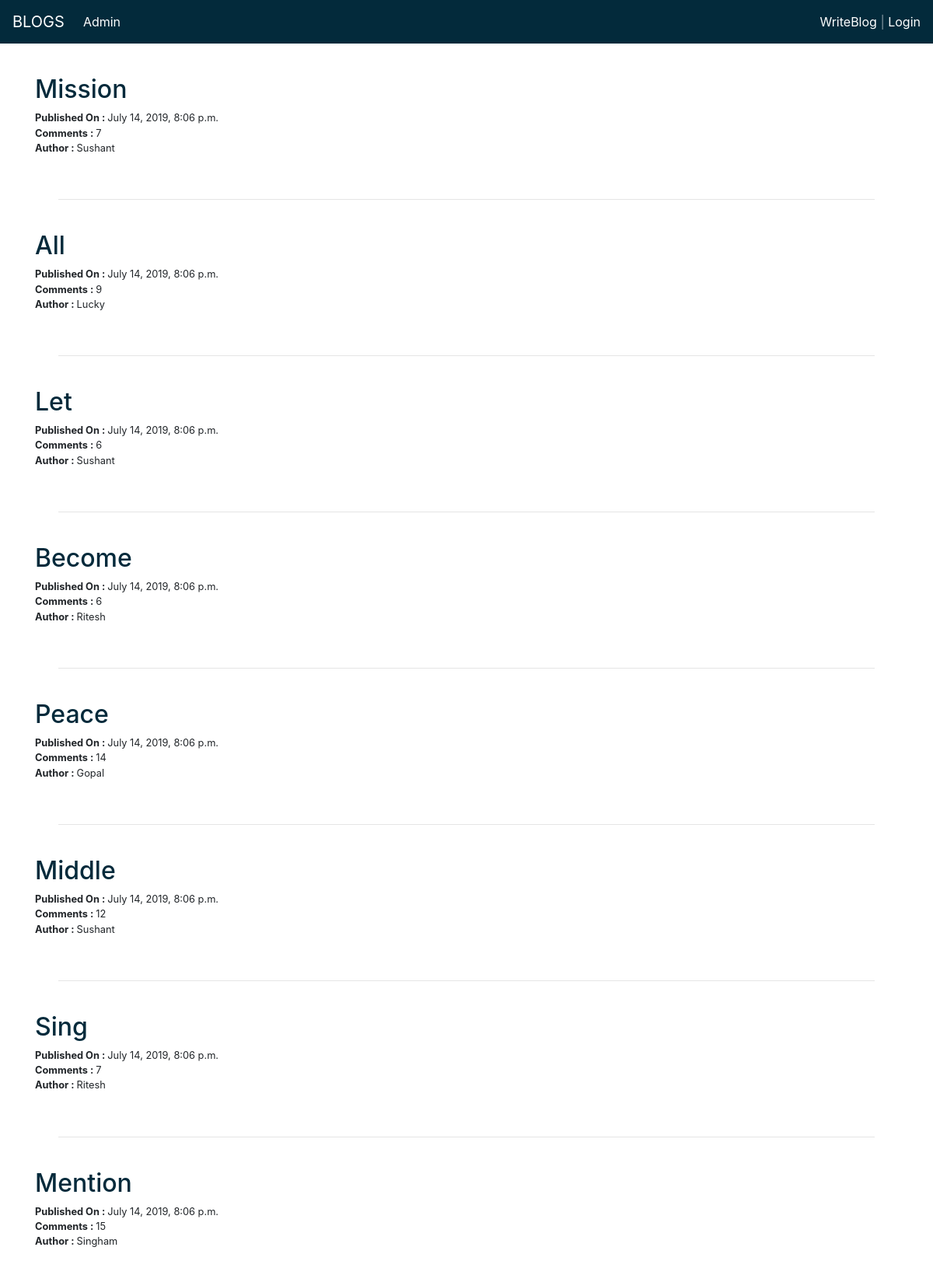
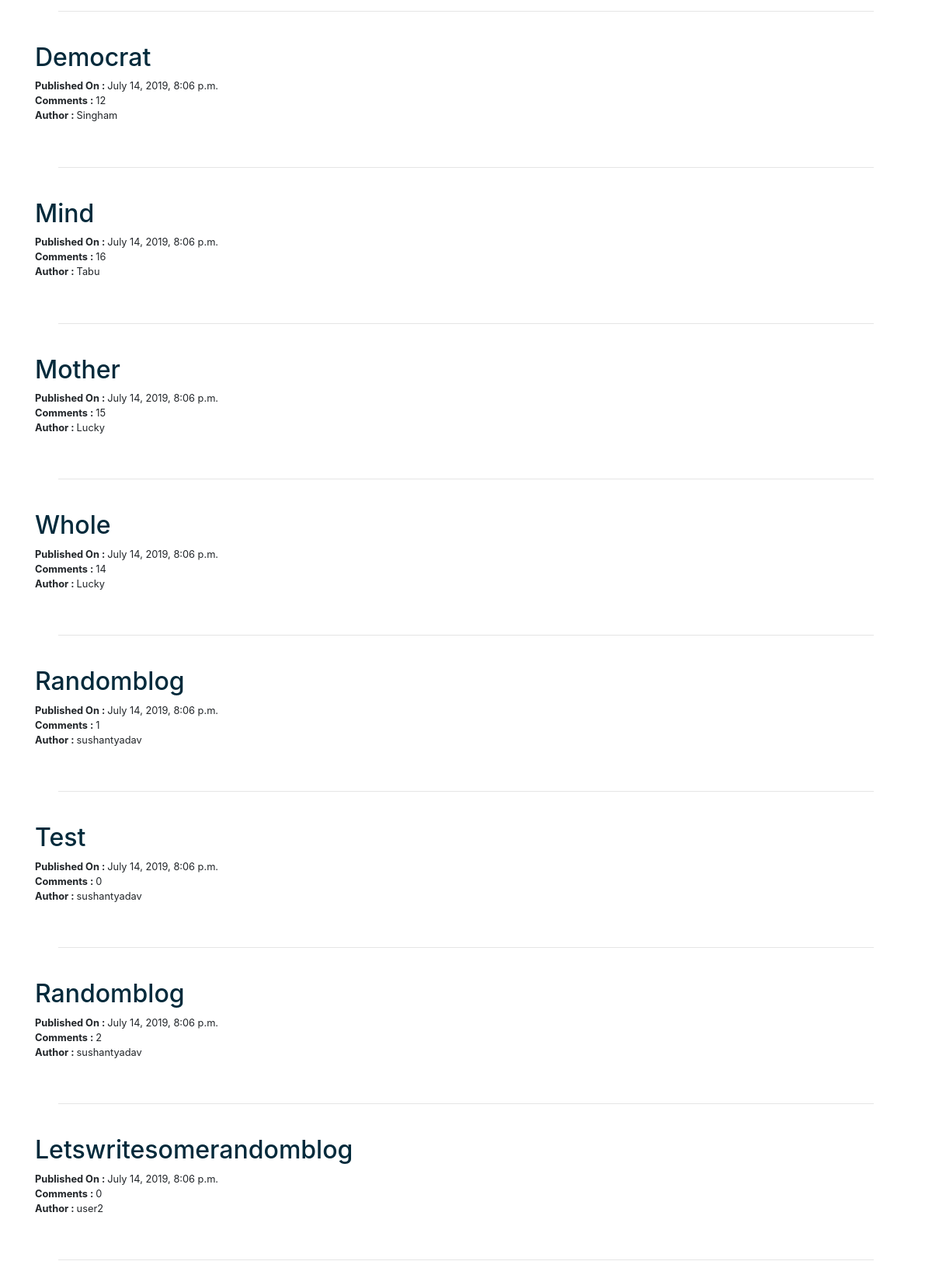
Screenshot of /blog/ with the database file from the repository (2 pictures, top to bottom).
### blog/models.py (models this page shows, shortened)
class Blog(models.Model):
    authorName = models.ForeignKey(User,on_delete=models.CASCADE,related_name='blog')
    title = models.CharField(max_length=200)
    content = models.TextField()
    created_date = models.DateTimeField(default=timezone.now)
    published_date = models.DateTimeField(blank=True, null=True)

class Comment(models.Model):
    post = models.ForeignKey(Blog,on_delete=models.CASCADE,related_name='comments')
    authorName = models.ForeignKey(User,on_delete=models.CASCADE,related_name='comments')
    content = models.TextField()
    created_date = models.DateTimeField(default=timezone.now)
    aproved = models.BooleanField(default=False)

### blog/views.py (the view)
# urls.py: path('', views.blogList.as_view(), name='blogListPage'),
class blogList(ListView):
    model = Blog
    template_name = 'blog/blogList.html'
    context_object_name = 'blogList'

### blog/templatetags/myTags.py (called while the page is built)
@register.filter
def customFilter(value):
    value = value.filter(aproved=True)
    return value

### blog/templates/blog/blogList.html
<!DOCTYPE html>
{% extends 'blog/base.html' %}
{% load myTags %}
  {% block body_block %}
    <br><br><br>
    {% for i in blogList reversed %}
      {% if i.published_date != None %}
        <h2><a class="blogLink" href="{% url 'blog:blogDisplayPage' pk=i.id %}">{{ i.title | title }}</a></h2>
        <p class="Info">
          <strong>Published On : </strong>{{ i.published_date }}<br>
          <strong>Comments : </strong>{{ i.comments.all | customFilter | length }}<br>
          <strong>Author : </strong>{{ i.authorName }}
        </p>
        <br><div class="container"><div class="container"><hr></div></div><br>
      {% endif %}
    {% endfor %}
  {% endblock %}

### static/stylesheet/base.css (style rules this page uses)
p { font-size: 1.2rem; }
.blogLink { color: #032A3B; text-decoration: none; }
.Info { font-size: .8rem; }

### rows the page displays
Blog: title "Mission", published_date "July 14, 2019, 8:06 p.m.", comments.all|customFilter "7", authorName "Sushant"
Blog: title "All", published_date "July 14, 2019, 8:06 p.m.", comments.all|customFilter "9", authorName "Lucky"
Blog: title "Let", published_date "July 14, 2019, 8:06 p.m.", comments.all|customFilter "6", authorName "Sushant"
Blog: title "Become", published_date "July 14, 2019, 8:06 p.m.", comments.all|customFilter "6", authorName "Ritesh"
Blog: title "Peace", published_date "July 14, 2019, 8:06 p.m.", comments.all|customFilter "14", authorName "Gopal"
Blog: title "Middle", published_date "July 14, 2019, 8:06 p.m.", comments.all|customFilter "12", authorName "Sushant"
Blog: title "Sing", published_date "July 14, 2019, 8:06 p.m.", comments.all|customFilter "7", authorName "Ritesh"
Blog: title "Mention", published_date "July 14, 2019, 8:06 p.m.", comments.all|customFilter "15", authorName "Singham"
Blog: title "Democrat", published_date "July 14, 2019, 8:06 p.m.", comments.all|customFilter "12", authorName "Singham"
Blog: title "Mind", published_date "July 14, 2019, 8:06 p.m.", comments.all|customFilter "16", authorName "Tabu"
Blog: title "Mother", published_date "July 14, 2019, 8:06 p.m.", comments.all|customFilter "15", authorName "Lucky"
Blog: title "Whole", published_date "July 14, 2019, 8:06 p.m.", comments.all|customFilter "14", authorName "Lucky"
Blog: title "Randomblog", published_date "July 14, 2019, 8:06 p.m.", comments.all|customFilter "1", authorName "sushantyadav"
Blog: title "Test", published_date "July 14, 2019, 8:06 p.m.", comments.all|customFilter "0", authorName "sushantyadav"
Blog: title "Randomblog", published_date "July 14, 2019, 8:06 p.m.", comments.all|customFilter "2", authorName "sushantyadav"
Blog: title "Letswritesomerandomblog", published_date "July 14, 2019, 8:06 p.m.", comments.all|customFilter "0", authorName "user2"
